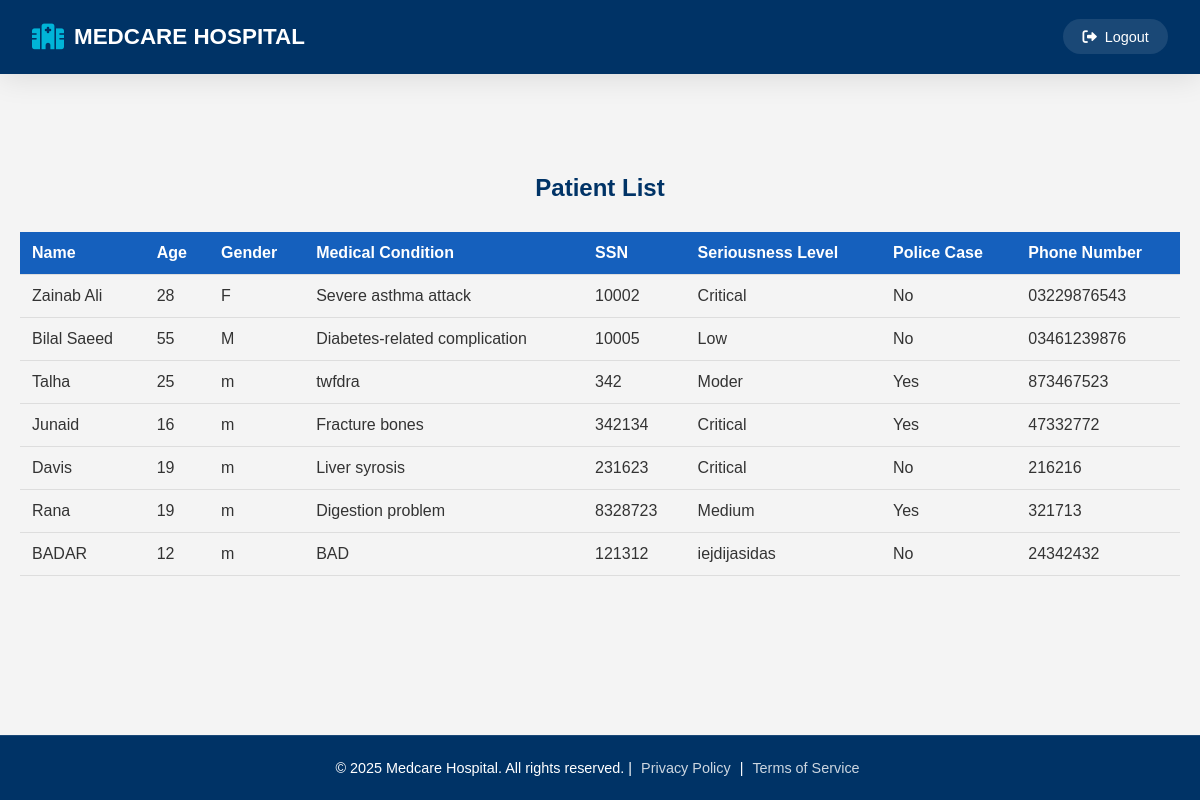
The app's page /sidebarP.php with its own data.
### tables this page shows
CREATE TABLE `patient_ph_nmbr` (
  `pat_id` int(11) NOT NULL,
  `ph_Nmbr` varchar(20) NOT NULL
);

CREATE TABLE `patient` (
  `pat_id` int(11) NOT NULL,
  `Name` varchar(30) NOT NULL,
  `Age` int(11) NOT NULL,
  `Gender` varchar(1) NOT NULL,
  `Medical_Condition` text DEFAULT NULL,
  `SSN` int(11) NOT NULL,
  `Srs_Level` varchar(50) NOT NULL,
  `Police_Case` tinyint(1) DEFAULT 0
);

### sidebarP.php (the view, shortened to what this page needs)
<?php
require 'connection.php';
require 'header.php';
$sql = "SELECT
            patient.pat_id,
            patient.Name,
            patient.Age,
            patient.Gender,
            patient.Medical_Condition,
            patient.SSN,
            patient.Srs_Level,
            patient.Police_Case,
            patient_ph_nmbr.ph_Nmbr
        FROM
            patient
        JOIN
            patient_ph_nmbr ON patient.pat_id = patient_ph_nmbr.pat_id";
$result = $conn->query($sql);
?>
<!DOCTYPE html>
<html lang="en">
<head>
</head>
<body>
    <div class="main">
        <h2>Patient List</h2>
        <table class="patient-table">
            <thead>
                <tr>
                    <th>Name</th>
                    <th>Age</th>
                    <th>Gender</th>
                    <th>Medical Condition</th>
                    <th>SSN</th>
                    <th>Seriousness Level</th>
                    <th>Police Case</th>
                    <th>Phone Number</th>
                </tr>
            </thead>
            <tbody>
                <?php
                if ($result->num_rows > 0) {
                    while ($row = $result->fetch_assoc()) {
                        echo "<tr>
                                <td>" . $row['Name'] . "</td>
                                <td>" . $row['Age'] . "</td>
                                <td>" . $row['Gender'] . "</td>
                                <td>" . $row['Medical_Condition'] . "</td>
                                <td>" . $row['SSN'] . "</td>
                                <td>" . $row['Srs_Level'] . "</td>
                                <td>" . ($row['Police_Case'] == 1 ? 'Yes' : 'No') . "</td>
                                <td>" . $row['ph_Nmbr'] . "</td>
                              </tr>";
                    }
                } else {
                    echo "<tr><td colspan='8' style='text-align: center;'>No patients found</td></tr>";
                }
                ?>
            </tbody>
        </table>
    </div>
</body>
</html>
<?php require 'footer.php'; ?>

### styleA.css (style rules this page uses)
:root { --primary-dark: #003366; --primary-light: #0066cc; --accent-color: #00b4d8; --dark-bg: #0a192f; --light-bg: #f8f9fa; --card-shadow: 0 10px 20px rgba(0, 0, 0, 0.1); --transition: all 0.3s cubic-bezier(0.25, 0.8, 0.25, 1); }
* { margin: 0; padding: 0; box-sizing: border-box; }
body { font-family: 'Poppins', sans-serif; background-color: var(--light-bg); color: #333; overflow-x: hidden; }
.main { margin-left: 280px; padding: 2rem; transition: margin-left 0.4s ease; }

### sidebarP.php (style rules this page uses)
body { font-family: Arial, sans-serif; background-color: #f4f4f4; margin: 0; padding: 0; }
.main { margin: 80px auto 0; padding: 20px; text-align: center; max-width: 1200px; }
h2 { margin-top: 0px; color: #003366; margin-bottom: 30px; }
.patient-table { width: 100%; margin-top: 40px; border-collapse: collapse; margin: 0 auto; }
.patient-table th, .patient-table td { padding: 12px; text-align: left; border-bottom: 1px solid #ddd; }
.patient-table th { background-color: #1560BD; color: white; }
.patient-table td { color: #333; }
.patient-table { margin: 0 auto; }

### footer.php (style rules this page uses)
html { margin: 0 ; padding: 0 ; }
body { margin: 0 ; padding: 0 ; }
.main { padding-bottom: 100px ; }

### records on screen
patient_ph_nmbr: pat.Name "Zainab Ali", pat.Age "28", pat.Gender "F", pat.Medical_Condition "Severe asthma attack", pat.SSN "10002", pat.Srs_Level "Critical", shows "No", ph_Nmbr "03229876543"
patient_ph_nmbr: pat.Name "Bilal Saeed", pat.Age "55", pat.Gender "M", pat.Medical_Condition "Diabetes-related complication", pat.SSN "10005", pat.Srs_Level "Low", shows "No", ph_Nmbr "03461239876"
patient_ph_nmbr: pat.Name "Talha", pat.Age "25", pat.Gender "m", pat.Medical_Condition "twfdra", pat.SSN "342", pat.Srs_Level "Moder", shows "Yes", ph_Nmbr "873467523"
patient_ph_nmbr: pat.Name "Junaid", pat.Age "16", pat.Gender "m", pat.Medical_Condition "Fracture bones", pat.SSN "342134", pat.Srs_Level "Critical", shows "Yes", ph_Nmbr "47332772"
patient_ph_nmbr: pat.Name "Davis", pat.Age "19", pat.Gender "m", pat.Medical_Condition "Liver syrosis", pat.SSN "231623", pat.Srs_Level "Critical", shows "No", ph_Nmbr "216216"
patient_ph_nmbr: pat.Name "Rana", pat.Age "19", pat.Gender "m", pat.Medical_Condition "Digestion problem", pat.SSN "8328723", pat.Srs_Level "Medium", shows "Yes", ph_Nmbr "321713"
patient_ph_nmbr: pat.Name "BADAR", pat.Age "12", pat.Gender "m", pat.Medical_Condition "BAD", pat.SSN "121312", pat.Srs_Level "iejdijasidas", shows "No", ph_Nmbr "24342432"
